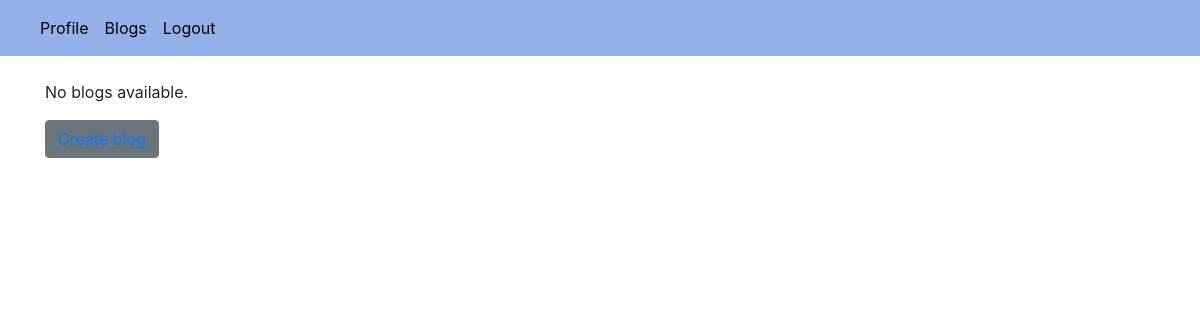
/blog_list/ (signed in), run on an earlier commit of the app's database.
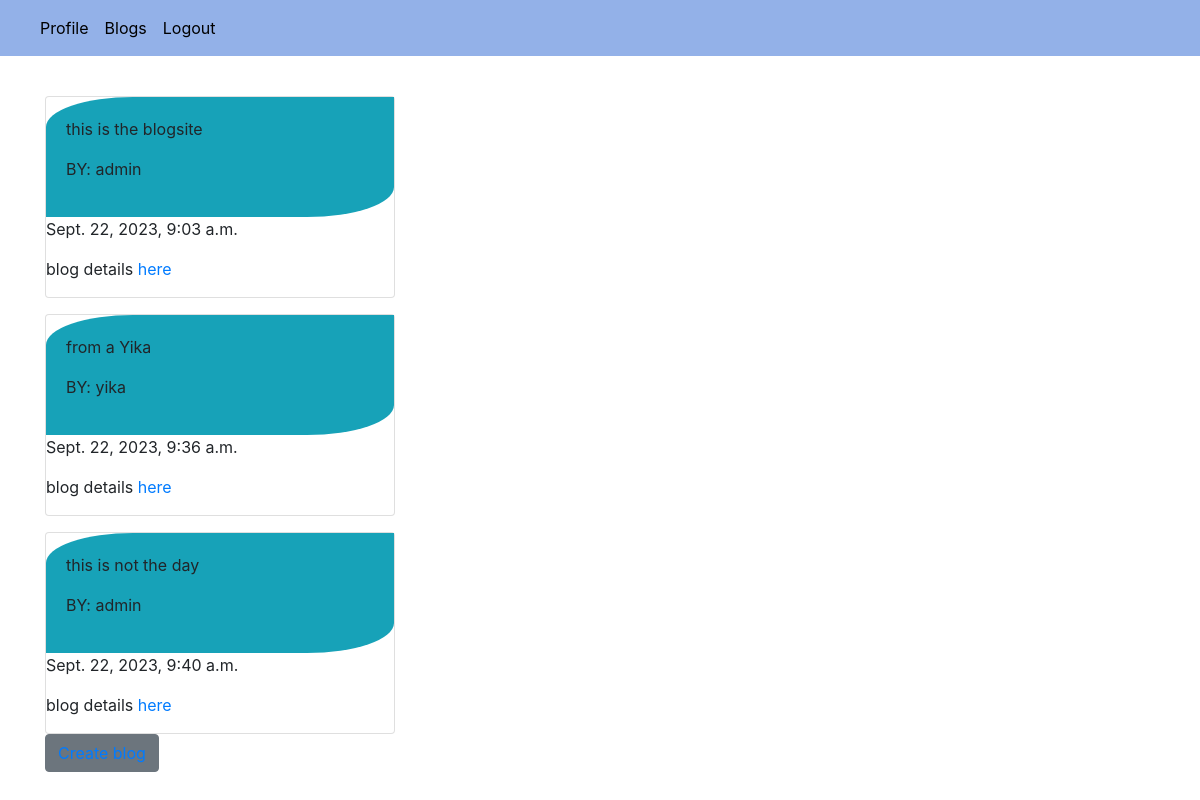
And on a later commit of the database.
### blogapp/models.py (models this page shows, shortened)
class BlogPost(models.Model):
    title = models.CharField(max_length=200)
    content = models.TextField()
    author = models.ForeignKey(User, on_delete=models.CASCADE)
    created_at = models.DateTimeField(auto_now_add=True)
    updated_at = models.DateTimeField(auto_now=True)
    is_published = models.BooleanField(default=False)

### blogapp/views.py (the view)
# urls.py: path('blog_list/', user_views.blog_list, name='blog_list'),
@login_required()
def blog_list(request):
    blog = BlogPost.objects.filter(is_published = True).order_by('created_at')
    pic = UserProfile.objects.all();
    return render(request,'blog/blog_list.html',{'blog':blog,'pic':pic})

### templates/blog/blog_list.html (shortened to what this page needs)
{% extends 'navbar/nav.html' %}
{% block content %}
<br>
<div class="container">
    <div class="row">
        <div class="col-md-4">
            {% for i in blog %}
            <div class="card mt-3">
                <div class="card-body bg-info" style="border-bottom-right-radius: 25%; border-top-left-radius: 25%;">
                <p>{{ i.content|truncatewords:20 }}</p><span>
                <p>BY: {{ i.author.username }}</p>
                </div>
                <p>{{ i.created_at }}</p></span>
                <p>blog details <a href="{% url 'blog_detail' i.pk %}" style=" font-size: 1rem;">here</a></p>
            </div>
            {% empty %}
              <p>No blogs available.</p>
            {% endfor %}
        </div>
    </div>
    <button class="btn btn-secondary"> <a href="{% url 'blog_create' %}">Create blog</a></button>
</div>
{% endblock  %}

What changed in the data, as far as the page shows it:
added BlogPost: content "this is the blogsite", author.username "admin", created_at "Sept. 22, 2023, 9:03 a.m."
added BlogPost: content "from a Yika", author.username "yika", created_at "Sept. 22, 2023, 9:36 a.m."
added BlogPost: content "this is not the day", author.username "admin", created_at "Sept. 22, 2023, 9:40 a.m."
Also different on the page:
text no longer shown: "No blogs available."
